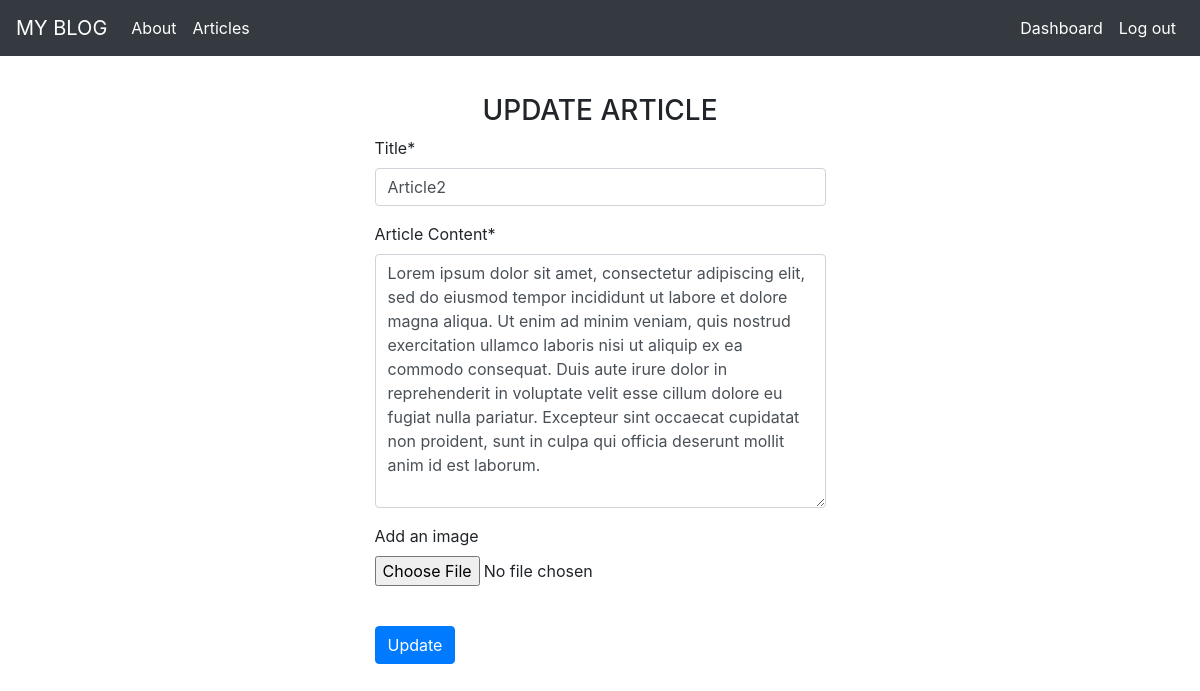
Screenshot of /articles/edit/2 (signed in) with the database file from the repository.
### article/models.py (models this page shows, shortened)
class Article(models.Model):
    author = models.ForeignKey("auth.User",on_delete=models.CASCADE) # usingon-delete parameter makes auto-deletion of articles that user created when user is deleted
    title = models.CharField(max_length = 50)
    content = RichTextField(verbose_name= "Article Content") # If we use verbose_name parameter, in admin panel, we see the title as given text
    created_date = models.DateTimeField(auto_now_add=True,verbose_name="Creation Date")
    article_image = models.FileField(blank = True, null = True, verbose_name="Add an image")
    class Meta:
        ordering = ['-created_date']

### article/views.py (the view)
# urls.py: path('edit/<int:id>',views.edit,name="edit"),
@login_required(login_url = "user:login")
def edit(request,id):
    article= get_object_or_404(Article,id=id)
    form = ArticleForm(request.POST or None,request.FILES or None,instance=article)
    if form.is_valid():
        article = form.save(commit=False)
        article.author = request.user
        article.save()
        messages.success(request,"Article successfully updated")
        return redirect("article:dashboard")
    else:
        return render(request,"edit.html",{"form":form})

### article/forms.py
class ArticleForm(forms.ModelForm):
    class Meta:
        model = Article
        fields = ['title','content','article_image']

### templates/edit.html (shortened to what this page needs)
{% extends "layout.html" %}
{% block body %}
{% load crispy_forms_tags %}
    <div class="row justify-content-md-center">
    <h3>UPDATE ARTICLE</h3>
    </div>
    <div class="row justify-content-md-center">
        <form method = "post" enctype="multipart/form-data">
            {{form |crispy}}
            <br>
            <button type="submit" class="btn btn-primary">Update</button>
        </form>
    </div>
{% endblock body %}

### rows the page displays
Article: title "Article2", content "Lorem ipsum dolor sit amet, consectetur adipiscing elit, sed do eiusmod tempor incididunt ut labore et dolore magna aliqua. Ut enim ad minim veniam, quis nostrud exercitation ullamco laboris nisi ut aliquip ex ea commodo consequat. Duis aute irure dolor in reprehenderit in voluptate velit esse cillum dolore eu fugiat nulla pariatur. Excepteur sint occaecat cupidatat non proident, sunt in culpa qui officia deserunt mollit anim id est laborum."
